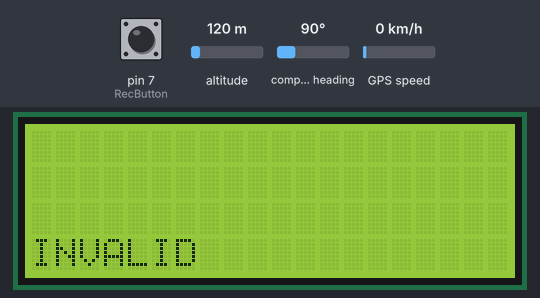
The sketch below on a simulated Arduino Uno, built with avr-gcc and run on an emulated ATmega328P. On the bench: 20×4 character LCD. Inputs (shaded band) come from the test bench; at power-on: GPS speed 0 km/h, pin 7 (RecButton) HIGH, altitude 120 m, compass heading 90°. The GPS gets a fix after 3 s at 37.7749, -122.4194 with 8 satellites; the modem accepts every AT command (registered, SIM ready, sends succeed) and sends nothing else; what the sketch prints to the serial monitor is not drawn.

Above: at 1.3 s.
1.4 s: GPS speed set to 2 km/h
At 5.4 s:
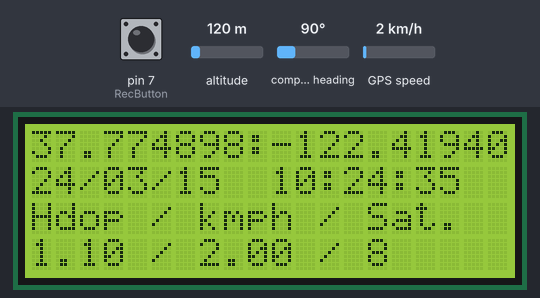
5.5 s: pin 7 (RecButton) pulled LOW for 0.15 s
9.7 s: GPS speed set to 30 km/h
At 12.2 s:
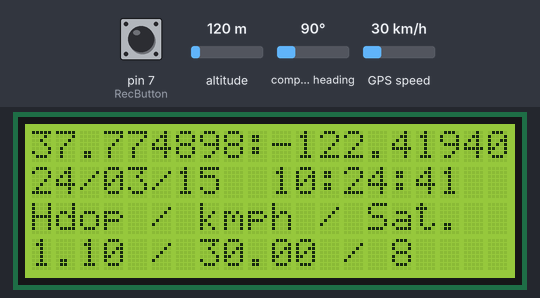
12.3 s: pin 7 (RecButton) pulled LOW for 1 s
17.4 s: pin 7 (RecButton) pulled LOW for 3.2 s
22.1 s: GPS speed set to 60 km/h
At 24.1 s:
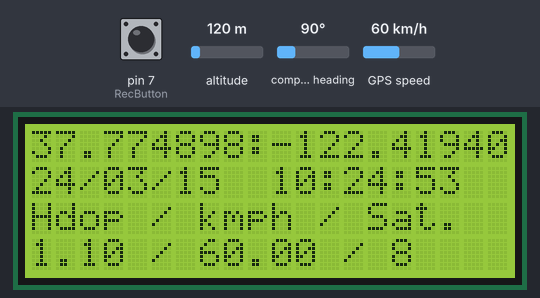
Timing chart, 0 to 25.6 s (numbered marks = the images above; inputs shaded):
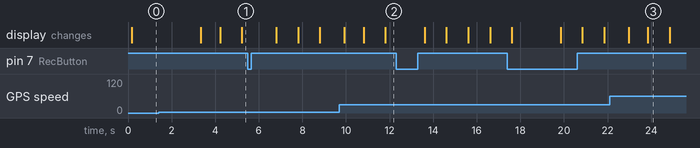

The sketch:

HttpGetTraccar.ino
```cpp
// Send GPS location to Traccar server

#include <TinyGPS++.h>
#include <SoftwareSerial.h>
#include <LiquidCrystal_I2C.h> //I2C LCD Library

static const int GPSBaud = 9600;
static const int CellularBaud = 9600;
static const int SerialBaud = 9600;

static const int GPS_RXPin = 4, GPS_TXPin = 3; // GPS pins
static const int CELLULAR_RXPin = 6, CELLULAR_TXPin = 5; // GPS pins

static const int RecButton = 7; // Record Button Pin

static const int Duration = 5000; // Milliseconds between samples

static const String TraccarServer = "swimmer.duckdns.org";
static const String APN = "uinternet";
static const String id = "eyal";


uint32_t lasttime = 0;

LiquidCrystal_I2C lcd(0x27, 20, 4);
TinyGPSPlus gps; // The TinyGPS++ object
SoftwareSerial GPSSerial(GPS_RXPin, GPS_TXPin); // The serial connection to the GPS device
SoftwareSerial CellularSerial(CELLULAR_RXPin, CELLULAR_TXPin); // The serial connection to the Cellular module

void setup()
{
  Serial.begin(SerialBaud);
  while (!Serial);
  GPSSerial.begin(GPSBaud);
  CellularSerial.begin(CellularBaud);
  CellularSerial.println("AT+CIPSHUT");
  CellularSerial.println("AT+CIPMUX=0");
  CellularSerial.println("AT+CGATT=1");
  CellularSerial.println("AT+CSTT=\"uinternet\",\"\",\"\"");
  CellularSerial.println("AT+CIICR");
  CellularSerial.println("AT+CIFSR");

  GPSSerial.listen();
  lcd.begin();
  pinMode(RecButton, INPUT_PULLUP);

  lasttime = millis();
}

void loop()
{
  while (GPSSerial.available() > 0)
    if (gps.encode(GPSSerial.read())) displayOnLCD();

  if (millis() > 5000 && gps.charsProcessed() < 10)
  {
    Serial.println(F("No GPS detected: check wiring."));
    while (true);
  }
  // Button pushed and location valid and Time between samples bigger the Duration THEN send point to TRACCAR Server
  if ((digitalRead(RecButton) == 0) && gps.location.isValid() && (millis() - lasttime > Duration)) {
    // send point
    SendTraccar(gps.location.lat(), gps.location.lng(), gps.date.year(), gps.date.month(), gps.date.day(), gps.time.hour(), gps.time.minute(), gps.time.second(), gps.hdop.value(), gps.course.deg(), gps.altitude.meters(), gps.speed.kmph());

    lasttime = millis();

    Serial.println(F("Sent point to Server"));
    Serial.print(gps.location.lat(), 8);
    Serial.print(F(":"));
    Serial.println(gps.location.lng(), 8);
    Serial.print(gps.date.value());
    Serial.print("-");
    Serial.println(gps.time.value());
  }
}

void SendTraccar(double lat, double lng, int year, int month, int day, int hour, int minute, int second, int hdop, double course, double altitude, double kmph)
{
  CellularSerial.print("AT+CIPSTART=\"TCP\",\"");
  CellularSerial.print(TraccarServer);
  CellularSerial.println("\", 5055");
  CellularSerial.println("AT+CIPSEND");
  CellularSerial.print("GET /?id=");
  CellularSerial.print(id);
  CellularSerial.print("&lat=");
  CellularSerial.print(lat);
  CellularSerial.print("&lon=");
  CellularSerial.print(lng);
  CellularSerial.print("&timestamp=");
  CellularSerial.print(year);
  CellularSerial.print("-");
  CellularSerial.print(month);
  CellularSerial.print("-");
  CellularSerial.print(day);
  CellularSerial.print("%20");
  CellularSerial.print(hour);
  CellularSerial.print(":");
  CellularSerial.print(minute);
  CellularSerial.print(":");
  CellularSerial.print(second);
  CellularSerial.print("&hdop=");
  CellularSerial.print(hdop);
  CellularSerial.print("&course=");
  CellularSerial.print(course);
  CellularSerial.print("&altitude=");
  CellularSerial.print(altitude);
  CellularSerial.print("&speed=");
  CellularSerial.print(kmph);
  CellularSerial.println(" HTTP/1.1");
  CellularSerial.print("Host: ");
  CellularSerial.print(TraccarServer);
  CellularSerial.println("\r\n");
  CellularSerial.write(0x1A);
  delay(1000);
}

void displayOnLCD()
{
  if (gps.location.isValid())
  {
    lcd.setCursor(0, 0);
    lcd.print(gps.location.lat(), 6);
    lcd.print(F(":"));
    lcd.print(gps.location.lng(), 6);

    lcd.setCursor(0, 1);
    lcd.print(gps.date.year() - 2000);
    lcd.print("/");
    lcd.print(gps.date.month() < 10 ? "0" : "");
    lcd.print(gps.date.month());
    lcd.print("/");
    lcd.print(gps.date.day() < 10 ? "0" : "");
    lcd.print(gps.date.day());
    lcd.print("  ");
    lcd.print(gps.time.hour() < 10 ? "0" : "");
    lcd.print(gps.time.hour());
    lcd.print(":");
    lcd.print(gps.time.minute() < 10 ? "0" : "");
    lcd.print(gps.time.minute());
    lcd.print(":");
    lcd.print(gps.time.second() < 10 ? "0" : "");
    lcd.print(gps.time.second());

    lcd.setCursor(0, 2);
    lcd.print("Hdop / kmph / Sat.");
    lcd.setCursor(0, 3);
    lcd.print(gps.hdop.hdop(), 2);
    lcd.print(F(" / "));
    lcd.print(gps.speed.kmph(), 2);
    lcd.print(F(" / "));
    lcd.print(gps.satellites.value());
  }
  else {
    lcd.setCursor(0, 3);
    lcd.print(F("INVALID"));
  }

}
```
